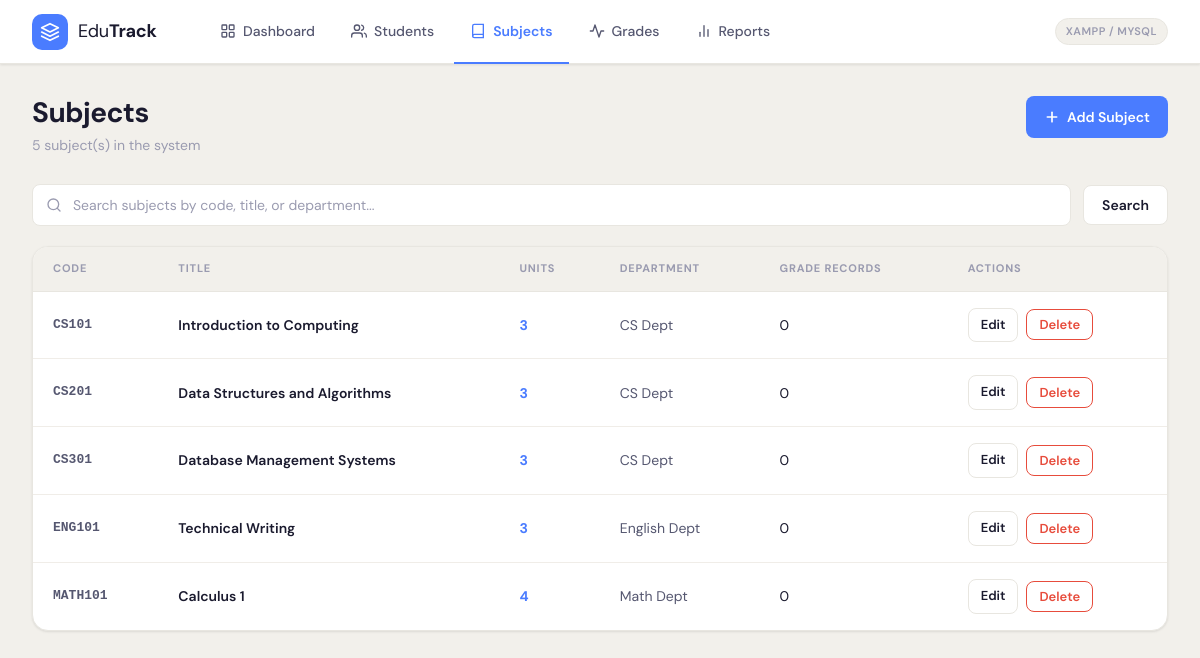
Screenshot of /pages/subjects.php with the database file from the repository.
### tables this page shows
CREATE TABLE IF NOT EXISTS subjects (
    id INT AUTO_INCREMENT PRIMARY KEY,
    code VARCHAR(20) UNIQUE NOT NULL,
    title VARCHAR(150) NOT NULL,
    units INT NOT NULL DEFAULT 3,
    department VARCHAR(100) NOT NULL,
    created_at TIMESTAMP DEFAULT CURRENT_TIMESTAMP
);

### pages/subjects.php (the view, shortened to what this page needs)
<?php
$db = getDB();
$search = $db->real_escape_string($_GET['search'] ?? '');
$where = $search ? "WHERE (code LIKE '%$search%' OR title LIKE '%$search%' OR department LIKE '%$search%')" : '';
$subjects = $db->query("SELECT s.*, (SELECT COUNT(*) FROM grades g WHERE g.subject_id = s.id) as grade_records FROM subjects s $where ORDER BY code");
$count = $db->query("SELECT COUNT(*) as c FROM subjects $where")->fetch_assoc()['c'];
require_once '../includes/header.php';
?>
<div class="page-header">
    <div class="page-title">
        <h1>Subjects</h1>
        <p><?= $count ?> subject(s) in the system</p>
    </div>
    <a href="subjects.php?action=add" class="btn btn-primary">
        <svg viewBox="0 0 24 24" fill="none"><line x1="12" y1="5" x2="12" y2="19" stroke="currentColor" stroke-width="2.5" stroke-linecap="round"/><line x1="5" y1="12" x2="19" y2="12" stroke="currentColor" stroke-width="2.5" stroke-linecap="round"/></svg>
        Add Subject
    </a>
</div>
<form method="GET" action="subjects.php" style="margin-bottom:20px">
    <div class="filter-bar">
        <div class="search-wrap">
            <svg viewBox="0 0 24 24" fill="none"><circle cx="11" cy="11" r="8" stroke="currentColor" stroke-width="2"/><path d="m21 21-4.35-4.35" stroke="currentColor" stroke-width="2" stroke-linecap="round"/></svg>
            <input type="text" name="search" class="search-input" placeholder="Search subjects by code, title, or department..." value="<?= htmlspecialchars($search) ?>">
        </div>
        <button type="submit" class="btn btn-secondary">Search</button>
    </div>
</form>
<div class="table-wrapper">
    <table>
        <thead>
            <tr>
                <th>Code</th>
                <th>Title</th>
                <th>Units</th>
                <th>Department</th>
                <th>Grade Records</th>
                <th>Actions</th>
            </tr>
        </thead>
        <tbody>
        <?php while ($s = $subjects->fetch_assoc()): ?>
        <tr>
            <td class="td-number" style="font-weight:700"><?= htmlspecialchars($s['code']) ?></td>
            <td class="td-name"><?= htmlspecialchars($s['title']) ?></td>
            <td style="color: var(--primary); font-weight:700"><?= $s['units'] ?></td>
            <td class="td-muted"><?= htmlspecialchars($s['department']) ?></td>
            <td><?= $s['grade_records'] ?></td>
            <td>
                <div class="td-actions">
                    <a href="subjects.php?action=edit&id=<?= $s['id'] ?>" class="btn btn-sm btn-secondary">Edit</a>
                    <button onclick="confirmDelete('subjects.php?action=delete&id=<?= $s['id'] ?>', '<?= htmlspecialchars($s['code']) ?>')" class="btn btn-sm btn-danger">Delete</button>
                </div>
            </td>
        </tr>
        <?php endwhile; ?>
        </tbody>
    </table>
</div>
<?php require_once '../includes/footer.php'; ?>

### assets/css/style.css (style rules this page uses)
:root { --primary: #4A7CFF; --primary-dark: #3561E6; --primary-light: #EBF0FF; --accent-blue: #4A7CFF; --accent-green: #2ECC71; --accent-red: #E74C3C; --text-dark: #1A1A2E; --text-mid: #555770; --text-light: #9A9BB0; --bg-main: #F2F0EB; --bg-white: #FFFFFF; --bg-card: #FFFFFF; --border: #E8E6E0; --border-light: #F0EDE8; --shadow-sm: 0 1px 3px rgba(0,0,0,0.06), 0 1px 2px rgba(0,0,0,0.04); --shadow-md: 0 4px 16px rgba(0,0,0,0.08), 0 2px 6px rgba(0,0,0,0.05); --shadow-lg: 0 10px 40px rgba(0,0,0,0.12); --radius: 10px; --radius-lg: 16px; --transition: all 0.2s ease; --font-main: 'DM Sans', sans-serif; }
* { margin: 0; padding: 0; box-sizing: border-box; }
html, body { font-family: var(--font-main); background: var(--bg-main); color: var(--text-dark); font-size: 15px; line-height: 1.6; min-height: 100vh; }
.page-header { display: flex; justify-content: space-between; align-items: flex-start; margin-bottom: 28px; }
.page-title h1 { font-size: 28px; font-weight: 700; color: var(--text-dark); letter-spacing: -0.5px; line-height: 1.2; }
.page-title p { font-size: 14px; color: var(--text-light); margin-top: 4px; }
.btn { display: inline-flex; align-items: center; gap: 7px; padding: 10px 18px; border: none; border-radius: 8px; font-size: 14px; font-weight: 600; font-family: var(--font-main); cursor: pointer; transition: var(--transition); text-decoration: none; white-space: nowrap; }
.btn-primary { background: var(--primary); color: white; }
.btn-secondary { background: var(--bg-white); color: var(--text-dark); border: 1px solid var(--border); }
.btn-danger { background: white; color: var(--accent-red); border: 1px solid var(--accent-red); }
.btn-sm { padding: 6px 12px; font-size: 13px; }
.btn svg { width: 16px; height: 16px; }
.table-wrapper { background: var(--bg-card); border-radius: var(--radius-lg); border: 1px solid var(--border); box-shadow: var(--shadow-sm); overflow: hidden; }
table { width: 100%; border-collapse: collapse; }
thead tr { background: var(--bg-main); }
thead th { padding: 13px 20px; text-align: left; font-size: 11px; font-weight: 700; text-transform: uppercase; letter-spacing: 0.8px; color: var(--text-light); border-bottom: 1px solid var(--border); }
tbody tr { border-bottom: 1px solid var(--border-light); transition: background 0.15s ease; }
tbody tr:last-child { border-bottom: none; }
tbody td { padding: 16px 20px; font-size: 14px; color: var(--text-dark); }
.td-name { font-weight: 600; }
.td-number { font-family: 'DM Mono', monospace; font-size: 13px; color: var(--text-mid); }
.td-muted { color: var(--text-mid); }
.td-actions { display: flex; gap: 8px; align-items: center; }
.filter-bar { display: flex; gap: 12px; margin-bottom: 20px; align-items: center; }
.search-wrap { flex: 1; position: relative; }
.search-wrap svg { position: absolute; left: 14px; top: 50%; transform: translateY(-50%); width: 16px; height: 16px; color: var(--text-light); }
.search-input { width: 100%; padding: 11px 14px 11px 40px; border: 1px solid var(--border); border-radius: 8px; font-size: 14px; font-family: var(--font-main); color: var(--text-dark); background: var(--bg-white); transition: var(--transition); outline: none; }
.search-input::placeholder { color: var(--text-light); }

### rows the page displays
subjects: code "CS101", title "Introduction to Computing", units "3", department "CS Dept", grade_records "0"
subjects: code "CS201", title "Data Structures and Algorithms", units "3", department "CS Dept", grade_records "0"
subjects: code "CS301", title "Database Management Systems", units "3", department "CS Dept", grade_records "0"
subjects: code "ENG101", title "Technical Writing", units "3", department "English Dept", grade_records "0"
subjects: code "MATH101", title "Calculus 1", units "4", department "Math Dept", grade_records "0"

### other values shown
$count "5"
